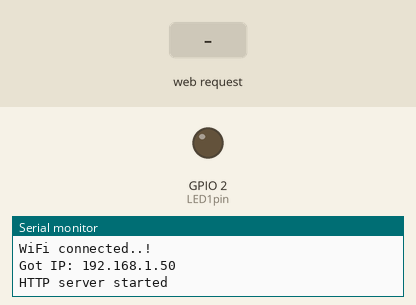
Bench run of a sketch on a simulated ESP32. On the bench: output pins drawn as LEDs (lit = HIGH), the last lines printed to the serial monitor. Inputs (shaded band) come from the test bench. WiFi joins after 1.5 s; servers stay silent unless stated.

Above: at 3.3 s.
3.4 s: HTTP request GET /led1on received
At 4.1 s:
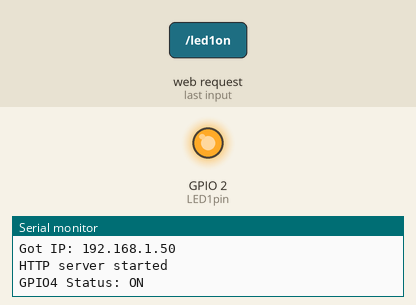
4.9 s: HTTP request GET / received
At 5.3 s:
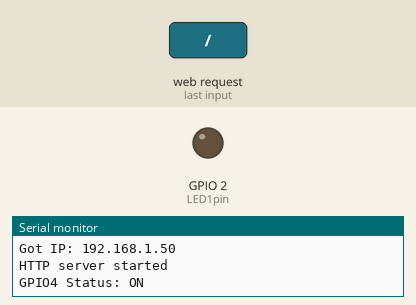
Timing chart, 0 to 7.9 s (numbered marks = the images above; inputs shaded):
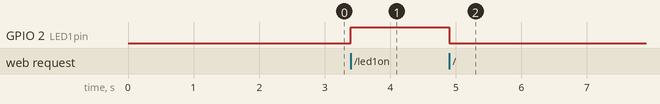

The sketch:

Server_Template.ino
```cpp
#include <WiFi.h>
#include <WebServer.h>

/* Put your SSID & Password */
const char* ssid = "FamiliaOliveira - 2G";  // Enter SSID here
const char* password = "oliveira123";  //Enter Password here

WebServer server(80);

uint8_t LED1pin = 2;
bool LED1status = LOW;

const bool defaultStatus = LOW;

void setup() {
  Serial.begin(115200);
  delay(100);
  pinMode(LED1pin, OUTPUT);

  Serial.println("Connecting to ");
  Serial.println(ssid);

  //connect to your local wi-fi network
  WiFi.begin(ssid, password);

  //check wi-fi is connected to wi-fi network
  while (WiFi.status() != WL_CONNECTED) {
  delay(1000);
  Serial.print(".");
  }
  Serial.println("");
  Serial.println("WiFi connected..!");
  Serial.print("Got IP: ");  Serial.println(WiFi.localIP());

  server.on("/", handle_OnConnect);
  server.on("/led1on", handle_led1on);
  server.on("/led1off", handle_led1off);
  server.onNotFound(handle_NotFound);

  server.begin();
  Serial.println("HTTP server started");
}
void loop() {
  server.handleClient();
  if(LED1status)
  {digitalWrite(LED1pin, HIGH);}
  else
  {digitalWrite(LED1pin, LOW);}
}

void handle_OnConnect() {
  LED1status = defaultStatus;
  server.send(200, "text/html", SendHTML(LED1status));
}

void handle_led1on() {
  LED1status = HIGH;
  Serial.println("GPIO4 Status: ON");
  server.send(200, "text/html", SendHTML(true));
}

void handle_led1off() {
  LED1status = LOW;
  Serial.println("GPIO4 Status: OFF");
  server.send(200, "text/html", SendHTML(false));
}

void handle_NotFound(){
  server.send(404, "text/plain", "Not found");
}

String SendHTML(uint8_t led1stat){
  String ptr = "<!DOCTYPE html> <html>\n";
  ptr +="<head><meta name=\"viewport\" content=\"width=device-width, initial-scale=1.0, user-scalable=no\">\n";
  ptr +="<title>LED Control</title>\n";
  ptr +="<style>html { font-family: Helvetica; display: inline-block; margin: 0px auto; text-align: center;}\n";
  ptr +="body{margin-top: 50px;} h1 {color: #444444;margin: 50px auto 30px;} h3 {color: #444444;margin-bottom: 50px;}\n";
  ptr +=".button {display: block;width: 80px;background-color: #3498db;border: none;color: white;padding: 13px 30px;text-decoration: none;font-size: 25px;margin: 0px auto 35px;cursor: pointer;border-radius: 4px;}\n";
  ptr +=".button-on {background-color: #3498db;}\n";
  ptr +=".button-on:active {background-color: #2980b9;}\n";
  ptr +=".button-off {background-color: #34495e;}\n";
  ptr +=".button-off:active {background-color: #2c3e50;}\n";
  ptr +="p {font-size: 14px;color: #888;margin-bottom: 10px;}\n";
  ptr +="</style>\n";
  ptr +="</head>\n";
  ptr +="<body>\n";
  ptr +="<h1>ESP32 Web Server</h1>\n";
  ptr +="<h3>Using Access Point(AP) Mode</h3>\n";

   if(led1stat)
  {ptr +="<p>LED1 Status: ON</p><a class=\"button button-off\" href=\"/led1off\">OFF</a>\n";}
  else
  {ptr +="<p>LED1 Status: OFF</p><a class=\"button button-on\" href=\"/led1on\">ON</a>\n";}

  ptr +="</body>\n";
  ptr +="</html>\n";
  return ptr;
}
```

Measured:
- after the input at 3.4 s, GPIO 2 (LED1pin): LOW → HIGH at once
- after the input at 4.9 s, GPIO 2 (LED1pin): HIGH → LOW at once
